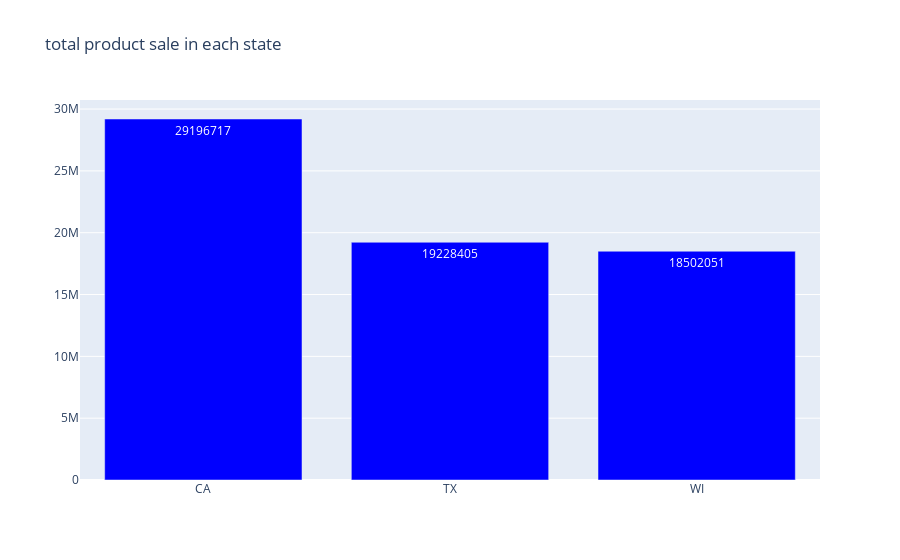

The notebook cell saved with this chart:
### Code cell
# # https://plotly.com/python/bar-charts/
import plotly.graph_objects as go

x = data['state_id']
y = data['Total_sale']

fig = go.Figure(data=[go.Bar(
             x=x, y=y,
             text=y,
             textposition='auto',marker_color='blue'
         )])
fig.update_layout(title_text='total product sale in each state')

fig.show()

### Figure 1 — Plotly figure (JSON) as saved in the notebook; plotly's stock layout.template omitted (floating-point values rounded to 4 significant figures)
{"data": [{"marker": {"color": "blue"}, "text": [29196717, 19228405, 18502051], "textposition": "auto", "type": "bar", "x": ["CA", "TX", "WI"], "y": [29196717, 19228405, 18502051]}], "layout": {"title": {"text": "total product sale in each state"}}}
